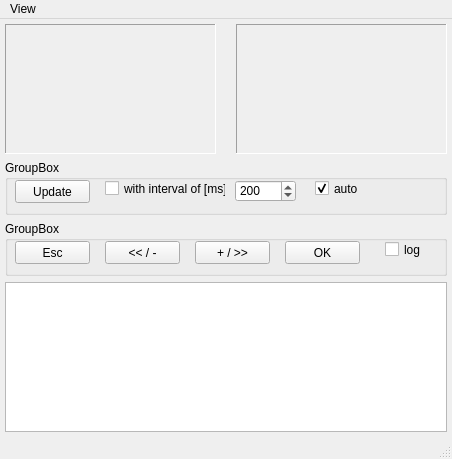
<?xml version="1.0" encoding="UTF-8"?>
<ui version="4.0">
 <class>MainWindow</class>
 <widget class="QMainWindow" name="MainWindow">
  <property name="geometry">
   <rect>
    <x>0</x>
    <y>0</y>
    <width>452</width>
    <height>459</height>
   </rect>
  </property>
  <property name="sizePolicy">
   <sizepolicy hsizetype="Preferred" vsizetype="Preferred">
    <horstretch>0</horstretch>
    <verstretch>0</verstretch>
   </sizepolicy>
  </property>
  <property name="minimumSize">
   <size>
    <width>0</width>
    <height>0</height>
   </size>
  </property>
  <property name="windowTitle">
   <string>MainWindow</string>
  </property>
  <widget class="QWidget" name="centralWidget">
   <property name="sizePolicy">
    <sizepolicy hsizetype="Minimum" vsizetype="Minimum">
     <horstretch>0</horstretch>
     <verstretch>0</verstretch>
    </sizepolicy>
   </property>
   <property name="minimumSize">
    <size>
     <width>0</width>
     <height>0</height>
    </size>
   </property>
   <layout class="QVBoxLayout" name="verticalLayout" stretch="0,0,0,0">
    <property name="sizeConstraint">
     <enum>QLayout::SetMaximumSize</enum>
    </property>
    <property name="margin">
     <number>5</number>
    </property>
    <item>
     <layout class="QHBoxLayout" name="horizontalLayout">
      <property name="spacing">
       <number>20</number>
      </property>
      <property name="sizeConstraint">
       <enum>QLayout::SetMinimumSize</enum>
      </property>
      <item>
       <widget class="PixelDisplay" name="PixelDisplay1">
        <property name="sizePolicy">
         <sizepolicy hsizetype="Minimum" vsizetype="Minimum">
          <horstretch>0</horstretch>
          <verstretch>0</verstretch>
         </sizepolicy>
        </property>
        <property name="minimumSize">
         <size>
          <width>50</width>
          <height>50</height>
         </size>
        </property>
        <property name="frameShape">
         <enum>QFrame::Panel</enum>
        </property>
        <property name="frameShadow">
         <enum>QFrame::Sunken</enum>
        </property>
       </widget>
      </item>
      <item>
       <widget class="PixelDisplay" name="PixelDisplay2">
        <property name="sizePolicy">
         <sizepolicy hsizetype="Minimum" vsizetype="Minimum">
          <horstretch>0</horstretch>
          <verstretch>0</verstretch>
         </sizepolicy>
        </property>
        <property name="minimumSize">
         <size>
          <width>50</width>
          <height>50</height>
         </size>
        </property>
        <property name="frameShape">
         <enum>QFrame::Panel</enum>
        </property>
        <property name="frameShadow">
         <enum>QFrame::Sunken</enum>
        </property>
       </widget>
      </item>
     </layout>
    </item>
    <item>
     <widget class="QGroupBox" name="groupBox">
      <property name="sizePolicy">
       <sizepolicy hsizetype="Expanding" vsizetype="Fixed">
        <horstretch>0</horstretch>
        <verstretch>0</verstretch>
       </sizepolicy>
      </property>
      <property name="minimumSize">
       <size>
        <width>0</width>
        <height>55</height>
       </size>
      </property>
      <property name="title">
       <string>GroupBox</string>
      </property>
      <property name="checkable">
       <bool>false</bool>
      </property>
      <widget class="QPushButton" name="updateButton">
       <property name="geometry">
        <rect>
         <x>10</x>
         <y>20</y>
         <width>75</width>
         <height>23</height>
        </rect>
       </property>
       <property name="sizePolicy">
        <sizepolicy hsizetype="Fixed" vsizetype="Fixed">
         <horstretch>0</horstretch>
         <verstretch>0</verstretch>
        </sizepolicy>
       </property>
       <property name="text">
        <string>Update</string>
       </property>
       <property name="checkable">
        <bool>false</bool>
       </property>
      </widget>
      <widget class="QCheckBox" name="updateCheckBox">
       <property name="geometry">
        <rect>
         <x>100</x>
         <y>20</y>
         <width>121</width>
         <height>17</height>
        </rect>
       </property>
       <property name="text">
        <string>with interval of [ms]:</string>
       </property>
      </widget>
      <widget class="QSpinBox" name="updateSpinBox">
       <property name="geometry">
        <rect>
         <x>230</x>
         <y>20</y>
         <width>61</width>
         <height>22</height>
        </rect>
       </property>
       <property name="minimum">
        <number>10</number>
       </property>
       <property name="maximum">
        <number>10000</number>
       </property>
       <property name="singleStep">
        <number>10</number>
       </property>
       <property name="value">
        <number>200</number>
       </property>
      </widget>
      <widget class="QCheckBox" name="checkBox_updMode">
       <property name="geometry">
        <rect>
         <x>310</x>
         <y>20</y>
         <width>70</width>
         <height>17</height>
        </rect>
       </property>
       <property name="text">
        <string>auto</string>
       </property>
       <property name="checked">
        <bool>true</bool>
       </property>
      </widget>
     </widget>
    </item>
    <item>
     <widget class="QGroupBox" name="groupBox_2">
      <property name="sizePolicy">
       <sizepolicy hsizetype="Expanding" vsizetype="Fixed">
        <horstretch>0</horstretch>
        <verstretch>0</verstretch>
       </sizepolicy>
      </property>
      <property name="minimumSize">
       <size>
        <width>0</width>
        <height>55</height>
       </size>
      </property>
      <property name="title">
       <string>GroupBox</string>
      </property>
      <widget class="QPushButton" name="pushButton_esc">
       <property name="geometry">
        <rect>
         <x>10</x>
         <y>20</y>
         <width>75</width>
         <height>23</height>
        </rect>
       </property>
       <property name="sizePolicy">
        <sizepolicy hsizetype="Fixed" vsizetype="Fixed">
         <horstretch>0</horstretch>
         <verstretch>0</verstretch>
        </sizepolicy>
       </property>
       <property name="text">
        <string>Esc</string>
       </property>
       <property name="flat">
        <bool>false</bool>
       </property>
      </widget>
      <widget class="QPushButton" name="pushButton_left">
       <property name="geometry">
        <rect>
         <x>100</x>
         <y>20</y>
         <width>75</width>
         <height>23</height>
        </rect>
       </property>
       <property name="text">
        <string>&lt;&lt; / -</string>
       </property>
      </widget>
      <widget class="QPushButton" name="pushButton_right">
       <property name="geometry">
        <rect>
         <x>190</x>
         <y>20</y>
         <width>75</width>
         <height>23</height>
        </rect>
       </property>
       <property name="text">
        <string>+ / &gt;&gt;</string>
       </property>
      </widget>
      <widget class="QPushButton" name="pushButton_ok">
       <property name="geometry">
        <rect>
         <x>280</x>
         <y>20</y>
         <width>75</width>
         <height>23</height>
        </rect>
       </property>
       <property name="text">
        <string>OK</string>
       </property>
      </widget>
      <widget class="QCheckBox" name="checkBox_logEnable">
       <property name="geometry">
        <rect>
         <x>380</x>
         <y>20</y>
         <width>41</width>
         <height>17</height>
        </rect>
       </property>
       <property name="text">
        <string>log</string>
       </property>
      </widget>
     </widget>
    </item>
    <item>
     <widget class="QTextEdit" name="textEdit">
      <property name="enabled">
       <bool>true</bool>
      </property>
      <property name="sizePolicy">
       <sizepolicy hsizetype="Expanding" vsizetype="Fixed">
        <horstretch>0</horstretch>
        <verstretch>0</verstretch>
       </sizepolicy>
      </property>
      <property name="minimumSize">
       <size>
        <width>100</width>
        <height>100</height>
       </size>
      </property>
      <property name="maximumSize">
       <size>
        <width>16777215</width>
        <height>150</height>
       </size>
      </property>
      <property name="font">
       <font>
        <family>Courier New</family>
        <pointsize>8</pointsize>
       </font>
      </property>
     </widget>
    </item>
   </layout>
  </widget>
  <widget class="QMenuBar" name="menuBar">
   <property name="geometry">
    <rect>
     <x>0</x>
     <y>0</y>
     <width>452</width>
     <height>20</height>
    </rect>
   </property>
   <widget class="QMenu" name="menuView">
    <property name="title">
     <string>View</string>
    </property>
    <addaction name="actionX1"/>
    <addaction name="actionX2"/>
    <addaction name="actionX3"/>
    <addaction name="actionX4"/>
    <addaction name="actionX5"/>
   </widget>
   <addaction name="menuView"/>
  </widget>
  <widget class="QStatusBar" name="statusBar"/>
  <action name="actionX1">
   <property name="text">
    <string>x1</string>
   </property>
  </action>
  <action name="actionX2">
   <property name="text">
    <string>x2</string>
   </property>
   <property name="autoRepeat">
    <bool>true</bool>
   </property>
  </action>
  <action name="actionX3">
   <property name="text">
    <string>x3</string>
   </property>
  </action>
  <action name="actionX4">
   <property name="text">
    <string>x4</string>
   </property>
  </action>
  <action name="actionX5">
   <property name="checkable">
    <bool>false</bool>
   </property>
   <property name="text">
    <string>x5</string>
   </property>
  </action>
 </widget>
 <layoutdefault spacing="6" margin="11"/>
 <customwidgets>
  <customwidget>
   <class>PixelDisplay</class>
   <extends>QFrame</extends>
   <header>pixeldisplay.h</header>
   <container>1</container>
  </customwidget>
 </customwidgets>
 <resources/>
 <connections/>
</ui>
